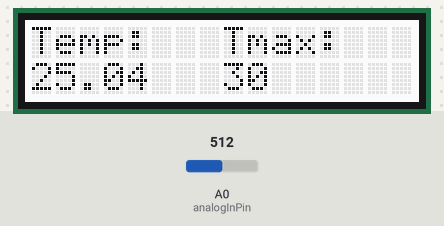
Simulated run of this sketch. Board: Arduino Uno, built with avr-gcc and run on an emulated ATmega328P. Shown: 16×2 character LCD. The test bench sets the inputs (shaded band); at power-on: A0 (analogInPin) = 512. What the sketch prints to the serial monitor is not drawn.

Above: at 1.6 s.
1.7 s: A0 (analogInPin) set to 559
At 2.8 s:
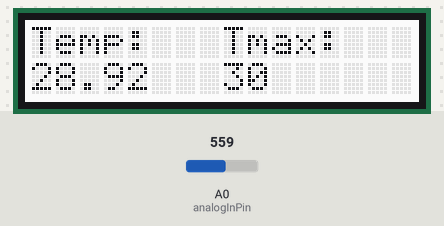
3.5 s: A0 (analogInPin) set to 589
At 4.4 s:
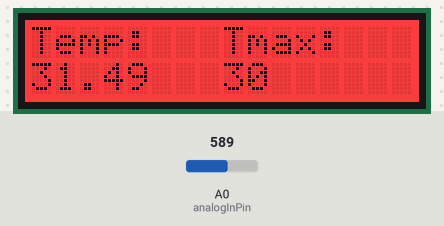
5.5 s: A0 (analogInPin) set to 511
At 7.1 s:
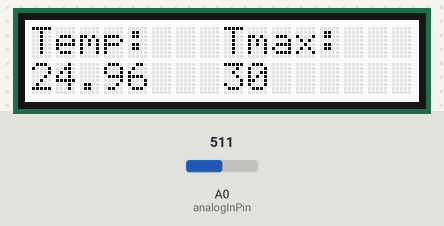
Timing chart, 0 to 8.6 s (numbered marks = the images above; inputs shaded):
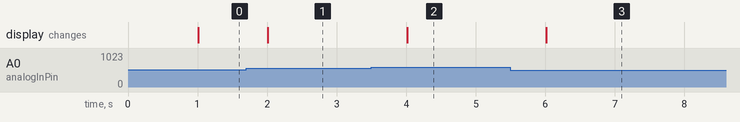

The sketch:

GroveTemp.ino
```cpp
/*
 * Reads the voltage from a Grove Temperature Sensor.
 * It than calculates the corresponding resistance and finally converts
 * the resistance into the temperature in °C.
 *
 * The measured temperature is shown on a connected Grove RGB LCD display.
 * Once the threshold is reached, the display turns red.
 */

#include <Wire.h>
#include "rgb_lcd.h"

rgb_lcd lcd;

#define INTERVAL_MICROS         1000000 //update time
#define OVERFLOW             4000000000 //at this time we reset to 0

unsigned long last_time = 0; //last timestamp
unsigned int count = 0; //cycle counter

const int analogInPin = A0; // Pin for sensor input
int sensorValue = 0; // measured voltage

const int R0 = 100000; // zero resistance R_0 in Ohm
const int B = 4275; // nominal B-constnat in Kelvin
const float T0 = 25 + 273.15; // room temperature in Kelvin

int threshold = 30; // temperature threshold

int colorR = 255;
int colorG = 255;
int colorB = 255;

void setup() {
  //set up the LCD's number of columns and rows:
  lcd.begin(16,2);
  lcd.print("Temp:   Tmax:");
  Serial.begin(9600);
  lcd.setRGB(colorR,colorG,colorB);
}

void loop() {
  // put your main code here, to run repeatedly:
  unsigned long now = micros();
  if (now > (last_time + INTERVAL_MICROS)) {
    sensorValue = analogRead(analogInPin);
    float R = (1023.0/sensorValue - 1)*R0; // resistance in Ohm
    float T = 1.0/(log(R/R0)/B + 1/T0) - 273.15; // temperature in Kelvin
    Serial.print("Time: ");
    Serial.print(count);
    Serial.print("s, Temperature: ");
    Serial.println(T);

    lcd.setCursor(0,1);
    lcd.print(T);
    lcd.setCursor(8,1);
    lcd.print(threshold);
    //Turning the display backlight red as a warning if T > threshold
    if (T>threshold) {
      colorG = 0;
      colorB = 0;
    } else {
      colorG = 255;
      colorB = 255;
    }
    lcd.setRGB(colorR,colorG,colorB);

    if (now > OVERFLOW) { //make sure not to overflow
      now = 0;
    }

    last_time = now;
    count++;
  }
}
```

Measured:
- the behaviour switches between 571 and 572 on A0 (analogInPin) (found by bisection; images 1 and 2)
- after the input at 1.7 s, the display: changes after 0.31 s (image 1)
- after the input at 3.5 s, the display: changes after 0.51 s (image 2)
- after the input at 5.5 s, the display: changes after 0.51 s (image 3)
